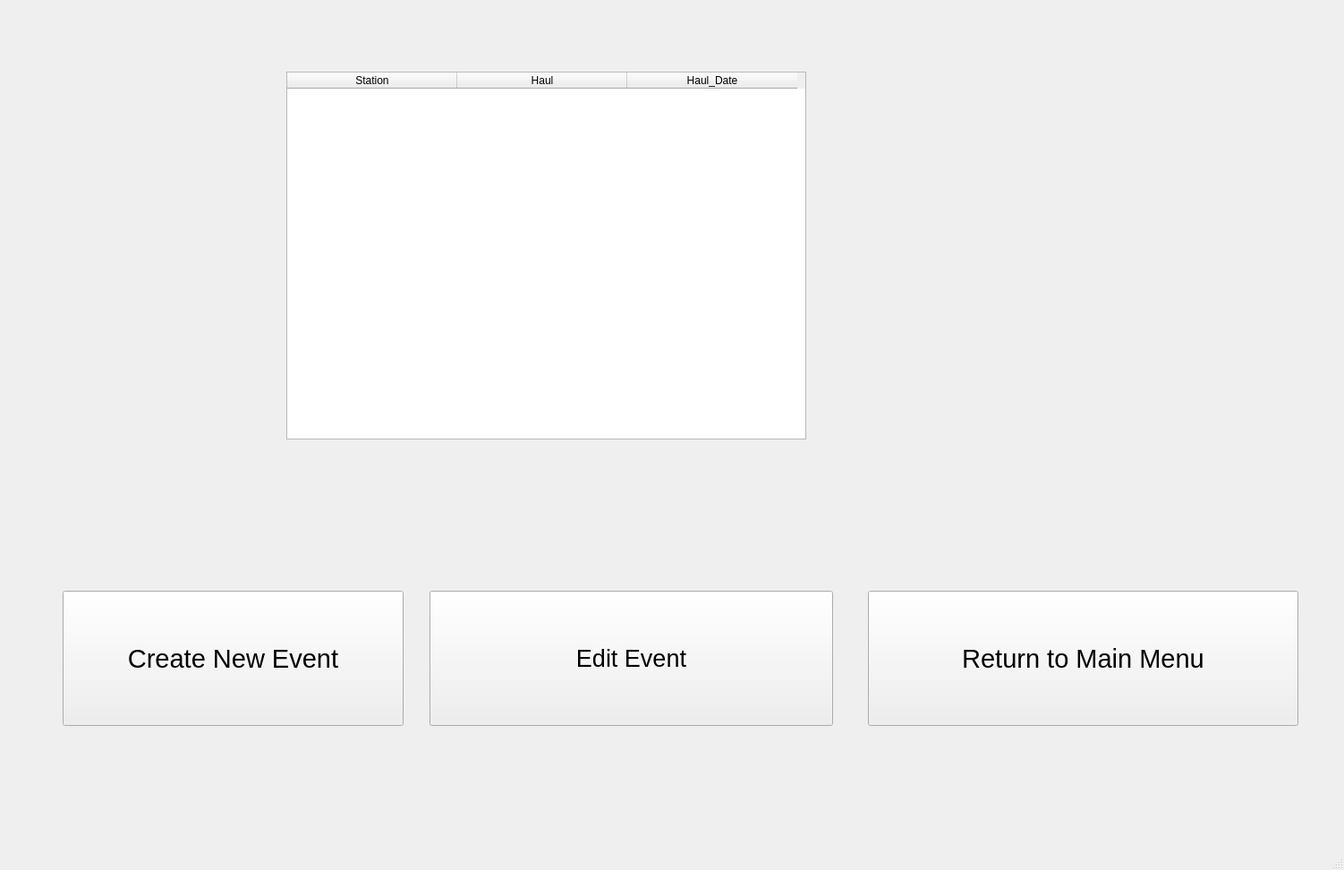
<?xml version="1.0" encoding="UTF-8"?>
<ui version="4.0">
 <class>enter_event</class>
 <widget class="QMainWindow" name="enter_event">
  <property name="geometry">
   <rect>
    <x>0</x>
    <y>0</y>
    <width>1502</width>
    <height>972</height>
   </rect>
  </property>
  <property name="windowTitle">
   <string>MainWindow</string>
  </property>
  <widget class="QWidget" name="centralwidget">
   <widget class="QPushButton" name="new_event">
    <property name="geometry">
     <rect>
      <x>70</x>
      <y>660</y>
      <width>381</width>
      <height>151</height>
     </rect>
    </property>
    <property name="font">
     <font>
      <pointsize>22</pointsize>
     </font>
    </property>
    <property name="text">
     <string>Create New Event</string>
    </property>
   </widget>
   <widget class="QPushButton" name="return_menu">
    <property name="geometry">
     <rect>
      <x>970</x>
      <y>660</y>
      <width>481</width>
      <height>151</height>
     </rect>
    </property>
    <property name="font">
     <font>
      <pointsize>22</pointsize>
     </font>
    </property>
    <property name="text">
     <string>Return to Main Menu</string>
    </property>
   </widget>
   <widget class="QTableWidget" name="event_table">
    <property name="geometry">
     <rect>
      <x>320</x>
      <y>80</y>
      <width>581</width>
      <height>411</height>
     </rect>
    </property>
    <attribute name="horizontalHeaderDefaultSectionSize">
     <number>190</number>
    </attribute>
    <column>
     <property name="text">
      <string>Station</string>
     </property>
    </column>
    <column>
     <property name="text">
      <string>Haul</string>
     </property>
    </column>
    <column>
     <property name="text">
      <string>Haul_Date</string>
     </property>
    </column>
   </widget>
   <widget class="QPushButton" name="edit_event">
    <property name="geometry">
     <rect>
      <x>480</x>
      <y>660</y>
      <width>451</width>
      <height>151</height>
     </rect>
    </property>
    <property name="font">
     <font>
      <pointsize>20</pointsize>
     </font>
    </property>
    <property name="text">
     <string>Edit Event</string>
    </property>
   </widget>
  </widget>
  <widget class="QMenuBar" name="menubar">
   <property name="geometry">
    <rect>
     <x>0</x>
     <y>0</y>
     <width>1502</width>
     <height>21</height>
    </rect>
   </property>
  </widget>
  <widget class="QStatusBar" name="statusbar"/>
 </widget>
 <resources/>
 <connections/>
</ui>
